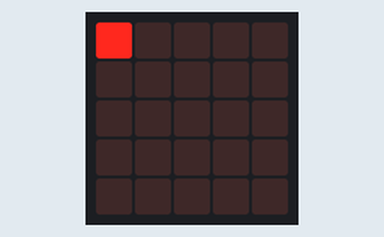
This program was run on a simulated BBC micro:bit (MakeCode). Parts: the board's 5×5 LED display.

Above: at 0.11 s.
At 0.77 s:
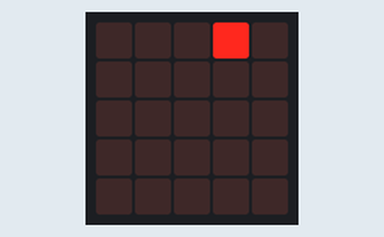
At 1.43 s:
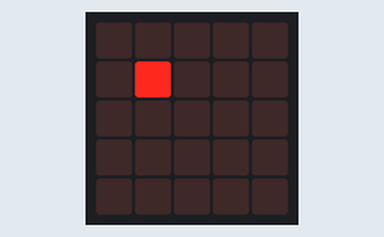
At 2.97 s:
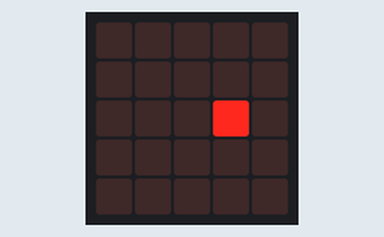
At 4.51 s:
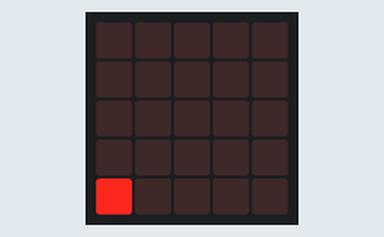
At 6.05 s:
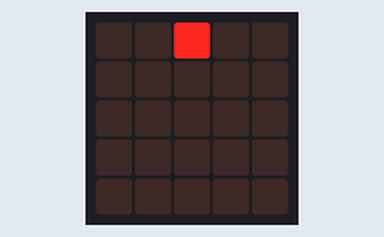

Measured:
- by itself, everything shown: repeats every 5.5 s, in 25 steps

The program:

main.ts
```typescript
let Pixel_X = 0
let Pixel_Y = 0
basic.forever(function () {
    led.plot(Pixel_X, Pixel_Y)
    basic.pause(200)
    led.unplot(Pixel_X, Pixel_Y)
    Pixel_X += 1
    if (Pixel_X > 4) {
        Pixel_X = 0
        Pixel_Y += 1
    }
    if (Pixel_Y > 4) {
        Pixel_Y = 0
    }
})
```

test.ts
```typescript
// les tests vont ici ; cela ne sera pas compilé si ce paquet est utilisé en tant qu'extension.
```
